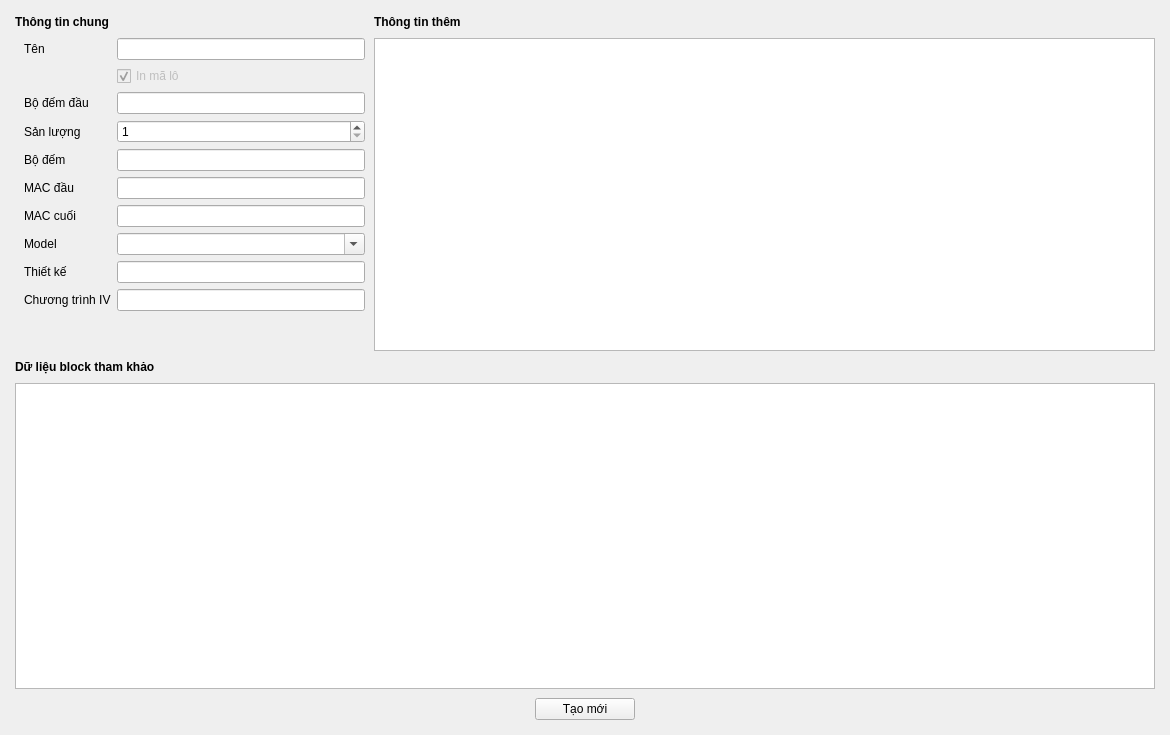
<?xml version="1.0" encoding="UTF-8"?>
<ui version="4.0">
 <class>LotPropertyDialog</class>
 <widget class="QDialog" name="LotPropertyDialog">
  <property name="geometry">
   <rect>
    <x>0</x>
    <y>0</y>
    <width>1170</width>
    <height>735</height>
   </rect>
  </property>
  <property name="windowTitle">
   <string>Thông tin lot</string>
  </property>
  <layout class="QGridLayout" name="gridLayout_2">
   <property name="leftMargin">
    <number>15</number>
   </property>
   <property name="topMargin">
    <number>15</number>
   </property>
   <property name="rightMargin">
    <number>15</number>
   </property>
   <property name="bottomMargin">
    <number>15</number>
   </property>
   <property name="spacing">
    <number>9</number>
   </property>
   <item row="0" column="0">
    <widget class="XLabel" name="label_10">
     <property name="font">
      <font>
       <bold>true</bold>
      </font>
     </property>
     <property name="text">
      <string>Thông tin chung</string>
     </property>
    </widget>
   </item>
   <item row="11" column="0" colspan="2">
    <layout class="QHBoxLayout" name="horizontalLayout">
     <item>
      <spacer name="horizontalSpacer">
       <property name="orientation">
        <enum>Qt::Orientation::Horizontal</enum>
       </property>
       <property name="sizeHint" stdset="0">
        <size>
         <width>40</width>
         <height>20</height>
        </size>
       </property>
      </spacer>
     </item>
     <item>
      <widget class="XPushButton" name="btnCreateOrChange">
       <property name="enabled">
        <bool>true</bool>
       </property>
       <property name="minimumSize">
        <size>
         <width>100</width>
         <height>0</height>
        </size>
       </property>
       <property name="text">
        <string>Tạo mới</string>
       </property>
       <property name="autoDefault">
        <bool>false</bool>
       </property>
      </widget>
     </item>
     <item>
      <spacer name="horizontalSpacer_2">
       <property name="orientation">
        <enum>Qt::Orientation::Horizontal</enum>
       </property>
       <property name="sizeHint" stdset="0">
        <size>
         <width>40</width>
         <height>20</height>
        </size>
       </property>
      </spacer>
     </item>
    </layout>
   </item>
   <item row="0" column="1">
    <widget class="XLabel" name="label_11">
     <property name="font">
      <font>
       <bold>true</bold>
      </font>
     </property>
     <property name="text">
      <string>Thông tin thêm</string>
     </property>
    </widget>
   </item>
   <item row="3" column="0" colspan="2">
    <widget class="NxTableView" name="tbvBlocks">
     <property name="editTriggers">
      <set>QAbstractItemView::EditTrigger::NoEditTriggers</set>
     </property>
     <attribute name="horizontalHeaderStretchLastSection">
      <bool>true</bool>
     </attribute>
     <attribute name="verticalHeaderVisible">
      <bool>false</bool>
     </attribute>
     <attribute name="verticalHeaderMinimumSectionSize">
      <number>22</number>
     </attribute>
     <attribute name="verticalHeaderDefaultSectionSize">
      <number>22</number>
     </attribute>
    </widget>
   </item>
   <item row="1" column="0">
    <widget class="XWidget" name="widget" native="true">
     <property name="sizePolicy">
      <sizepolicy hsizetype="Fixed" vsizetype="Preferred">
       <horstretch>0</horstretch>
       <verstretch>0</verstretch>
      </sizepolicy>
     </property>
     <property name="minimumSize">
      <size>
       <width>350</width>
       <height>0</height>
      </size>
     </property>
     <layout class="QGridLayout" name="gridLayout_4">
      <property name="topMargin">
       <number>0</number>
      </property>
      <property name="rightMargin">
       <number>0</number>
      </property>
      <property name="bottomMargin">
       <number>0</number>
      </property>
      <item row="4" column="0">
       <widget class="XLabel" name="label_6">
        <property name="text">
         <string>Bộ đếm</string>
        </property>
       </widget>
      </item>
      <item row="6" column="0">
       <widget class="XLabel" name="label_8">
        <property name="text">
         <string>MAC cuối</string>
        </property>
       </widget>
      </item>
      <item row="6" column="1">
       <widget class="XLineEdit" name="txtMACEnd">
        <property name="text">
         <string/>
        </property>
        <property name="maxLength">
         <number>12</number>
        </property>
       </widget>
      </item>
      <item row="2" column="1">
       <widget class="XLineEdit" name="txtCounterStart">
        <property name="text">
         <string/>
        </property>
       </widget>
      </item>
      <item row="7" column="0">
       <widget class="XLabel" name="label_2">
        <property name="text">
         <string>Model</string>
        </property>
       </widget>
      </item>
      <item row="8" column="1">
       <widget class="XLineEdit" name="txtDesign">
        <property name="readOnly">
         <bool>true</bool>
        </property>
       </widget>
      </item>
      <item row="0" column="0">
       <widget class="XLabel" name="label">
        <property name="text">
         <string>Tên</string>
        </property>
       </widget>
      </item>
      <item row="2" column="0">
       <widget class="XLabel" name="label_5">
        <property name="text">
         <string>Bộ đếm đầu</string>
        </property>
       </widget>
      </item>
      <item row="3" column="1">
       <widget class="XSpinBox" name="spxQuantity">
        <property name="minimum">
         <number>1</number>
        </property>
        <property name="maximum">
         <number>100000</number>
        </property>
       </widget>
      </item>
      <item row="5" column="0">
       <widget class="XLabel" name="label_7">
        <property name="text">
         <string>MAC đầu</string>
        </property>
       </widget>
      </item>
      <item row="3" column="0">
       <widget class="XLabel" name="label_9">
        <property name="text">
         <string>Sản lượng</string>
        </property>
       </widget>
      </item>
      <item row="4" column="1">
       <widget class="XLineEdit" name="txtCounter">
        <property name="readOnly">
         <bool>true</bool>
        </property>
       </widget>
      </item>
      <item row="7" column="1">
       <widget class="XComboBox" name="cbxModel">
        <property name="editable">
         <bool>true</bool>
        </property>
       </widget>
      </item>
      <item row="9" column="1">
       <widget class="XLineEdit" name="txtProgram">
        <property name="readOnly">
         <bool>true</bool>
        </property>
       </widget>
      </item>
      <item row="9" column="0">
       <widget class="XLabel" name="label_4">
        <property name="text">
         <string>Chương trình IV</string>
        </property>
       </widget>
      </item>
      <item row="0" column="1">
       <widget class="XLineEdit" name="txtName">
        <property name="minimumSize">
         <size>
          <width>0</width>
          <height>0</height>
         </size>
        </property>
       </widget>
      </item>
      <item row="1" column="1">
       <widget class="XCheckBox" name="chxRePrint">
        <property name="enabled">
         <bool>false</bool>
        </property>
        <property name="text">
         <string>In mã lô</string>
        </property>
        <property name="checked">
         <bool>true</bool>
        </property>
       </widget>
      </item>
      <item row="5" column="1">
       <widget class="XLineEdit" name="txtMACStart">
        <property name="text">
         <string/>
        </property>
        <property name="maxLength">
         <number>12</number>
        </property>
       </widget>
      </item>
      <item row="8" column="0">
       <widget class="XLabel" name="label_3">
        <property name="text">
         <string>Thiết kế</string>
        </property>
       </widget>
      </item>
      <item row="10" column="1">
       <spacer name="verticalSpacer">
        <property name="orientation">
         <enum>Qt::Orientation::Vertical</enum>
        </property>
        <property name="sizeHint" stdset="0">
         <size>
          <width>20</width>
          <height>40</height>
         </size>
        </property>
       </spacer>
      </item>
     </layout>
    </widget>
   </item>
   <item row="1" column="1">
    <widget class="NxTableView" name="tbvParams">
     <attribute name="horizontalHeaderStretchLastSection">
      <bool>true</bool>
     </attribute>
     <attribute name="verticalHeaderMinimumSectionSize">
      <number>22</number>
     </attribute>
     <attribute name="verticalHeaderDefaultSectionSize">
      <number>22</number>
     </attribute>
    </widget>
   </item>
   <item row="2" column="0">
    <widget class="XLabel" name="label_12">
     <property name="font">
      <font>
       <bold>true</bold>
      </font>
     </property>
     <property name="text">
      <string>Dữ liệu block tham khảo</string>
     </property>
    </widget>
   </item>
  </layout>
 </widget>
 <customwidgets>
  <customwidget>
   <class>NxTableView</class>
   <extends>QTableView</extends>
   <header>NxTableView.h</header>
  </customwidget>
  <customwidget>
   <class>XLabel</class>
   <extends>QLabel</extends>
   <header>XLabel.h</header>
  </customwidget>
  <customwidget>
   <class>XLineEdit</class>
   <extends>QLineEdit</extends>
   <header>XLineEdit.h</header>
  </customwidget>
  <customwidget>
   <class>XWidget</class>
   <extends>QWidget</extends>
   <header>XWidget.h</header>
   <container>1</container>
  </customwidget>
  <customwidget>
   <class>XPushButton</class>
   <extends>QPushButton</extends>
   <header>XPushButton.h</header>
  </customwidget>
  <customwidget>
   <class>XCheckBox</class>
   <extends>QCheckBox</extends>
   <header>XCheckBox.h</header>
  </customwidget>
  <customwidget>
   <class>XComboBox</class>
   <extends>QComboBox</extends>
   <header>XComboBox.h</header>
  </customwidget>
  <customwidget>
   <class>XSpinBox</class>
   <extends>QSpinBox</extends>
   <header>XSpinBox.h</header>
  </customwidget>
 </customwidgets>
 <resources/>
 <connections/>
</ui>
